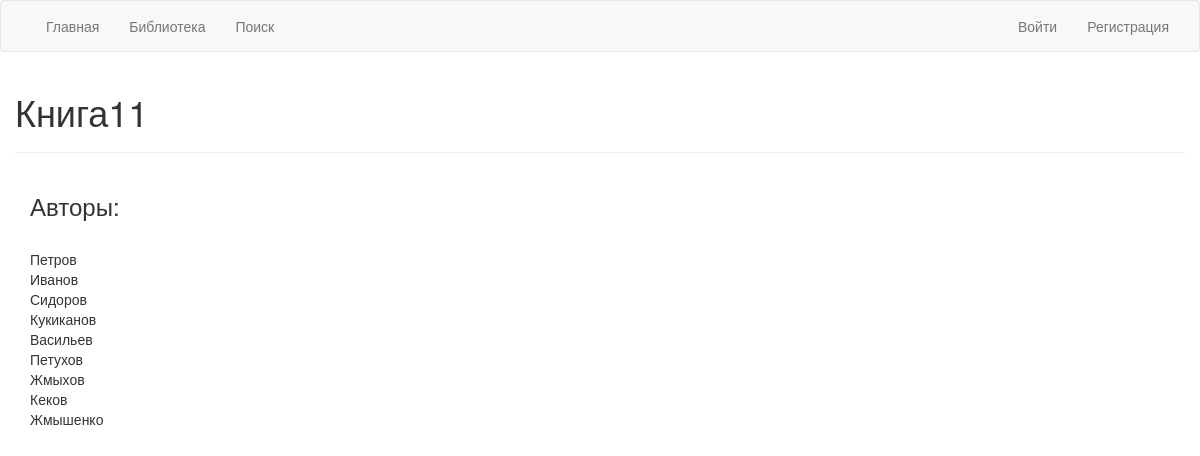
Page /book/11 on the committed database.
### models.py (models this page shows, shortened)
class Book(dbs.Model):
    __tablename__ = 'book'
    id = dbs.Column(dbs.Integer, primary_key=True)
    bookname = dbs.Column(dbs.String(50), unique=True)
    authors = dbs.relationship('Author', secondary=books_authors, lazy='subquery', backref=dbs.backref('books', lazy=True))

class Author(dbs.Model):
    __tablename__ = 'author'
    id = dbs.Column(dbs.Integer, primary_key=True)
    authorname = dbs.Column(dbs.String(50), unique=True)

### views.py (the view)
@app.route('/book/<param>')
def book(param):
    current_book = Book.query.get(param)
    return render_template('book.html', book=current_book, user=current_user)

### templates/book.html
{% extends "basee.html" %}
{% block content %}
    <div class="container-fluid">
    <h1>{{ book.bookname }}</h1>
    <hr>
        <div class="container-fluid">
        <h3>Авторы:</h3>
        <br>
            {% for author in book.authors %}
                {{ author.authorname }}
                        <br>
            {%  endfor %}
        </div>
    </div>
{% endblock %}

### rows in the picture
Book: bookname "Книга11"
Author: authorname "Петров"
Author: authorname "Иванов"
Author: authorname "Сидоров"
Author: authorname "Кукиканов"
Author: authorname "Васильев"
Author: authorname "Петухов"
Author: authorname "Жмыхов"
Author: authorname "Кеков"
Author: authorname "Жмышенко"
